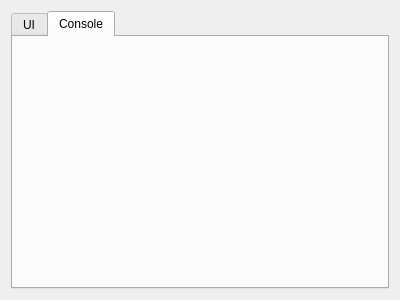
<?xml version="1.0" encoding="UTF-8"?>
<ui version="4.0">
 <class>BAT6Window</class>
 <widget class="QWidget" name="BAT6Window">
  <property name="geometry">
   <rect>
    <x>0</x>
    <y>0</y>
    <width>400</width>
    <height>300</height>
   </rect>
  </property>
  <property name="windowTitle">
   <string>Form</string>
  </property>
  <layout class="QGridLayout" name="gridLayout">
   <item row="0" column="0">
    <widget class="QTabWidget" name="tabWidget">
     <property name="currentIndex">
      <number>1</number>
     </property>
     <widget class="QWidget" name="tab_ui_controls">
      <attribute name="title">
       <string>UI</string>
      </attribute>
     </widget>
     <widget class="QWidget" name="tab_console">
      <attribute name="title">
       <string>Console</string>
      </attribute>
      <layout class="QGridLayout" name="gridLayout_3">
       <item row="0" column="0">
        <layout class="QGridLayout" name="grid_layout_console"/>
       </item>
      </layout>
     </widget>
    </widget>
   </item>
  </layout>
 </widget>
 <resources/>
 <connections/>
</ui>
